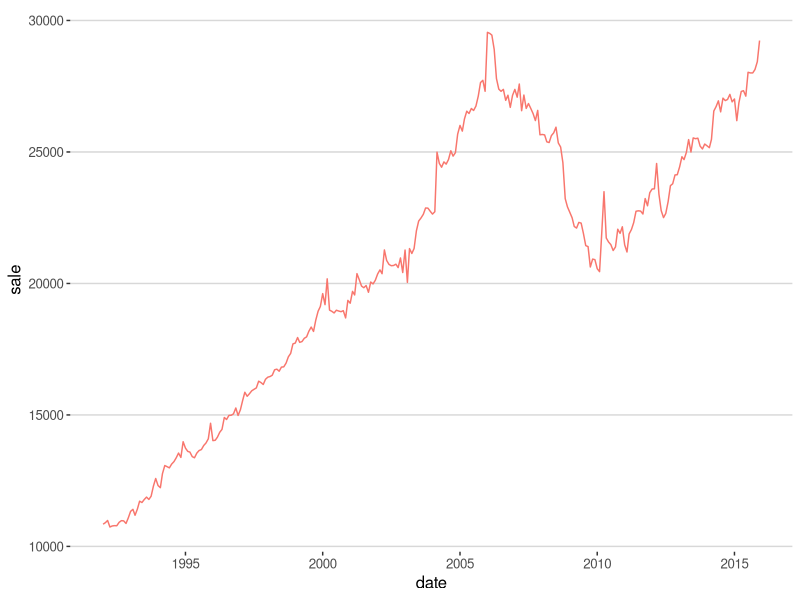

Recreate this plot in R.
library("ggplot2")
library("stringr")
library("dplyr")
library("magrittr")
library("tidyr")
library("ggthemes")

#read into R
validation = read.csv("Validation.csv")
development = read.csv("Development.csv")


#changing column names
colnames(validation) = c("date", "sale")
colnames(development) = c("date", "sale")

#changing sale to numeric
development$sale = str_extract(development$sale, pattern = "[^$]+") %>% 
  str_replace(pattern = ",", replacement = "") %>%
  as.numeric()
 
#changing date to d/m/YYYY format 
year = str_extract(development$date, pattern = "[:digit:]{2}$") 
year = ifelse(str_detect(year, pattern = "9[0-9]") == TRUE, paste0("19", year), paste0("20", year))
month = str_extract(development$date, pattern = "(?<=/)[:digit:]+(?=/)")
day = str_extract(development$date, pattern = "^[:digit:]+(?=/)")
development$date = paste(day, month, year, sep = "/")

ggplot(development, aes(x = as.Date(development$date, format = "%m/%d/%Y"), y = sale)) + 
  geom_line(aes(color = "yellow")) + labs(x = "date") + 
  theme_hc() + 
  theme(legend.position = "none")



